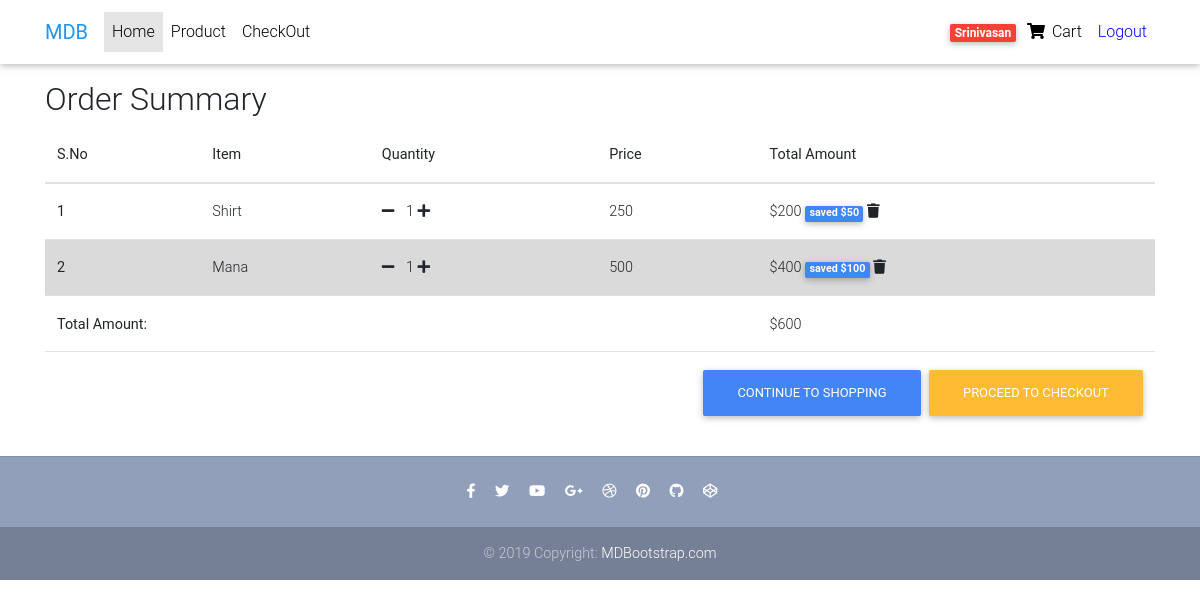
Page /order_summary/ (signed in) on the committed database.
### products/models.py (models this page shows, shortened)
class OrderItem(models.Model):
    user=models.ForeignKey(settings.AUTH_USER_MODEL,on_delete=models.CASCADE, null=True, blank=True)
    ordered=models.BooleanField(default=False)
    item = models.ForeignKey(Item,on_delete = models.CASCADE)
    quantity=models.IntegerField(default=1)
    def get_total_item_price(self):
        return self.quantity * self.item.price
    def get_total_discount_price(self):
        return self.quantity * self.item.discount_price
    def get_amount_saved(self):
        return self.get_total_item_price() - self.get_total_discount_price()
    def Amount(self):
        if self.item.discount_price:
            return self.get_total_discount_price()
        return self.get_total_item_price()

class Item(models.Model):
    title = models.CharField(max_length=100)
    price= models.IntegerField()
    discount_price= models.IntegerField(blank=True,null=True)
    category=models.CharField(choices=CATEGORY_CHOICES,max_length=2)
    label=models.CharField(choices=LABEL_CHOICES,max_length=1)
    slug=models.SlugField()
    description=models.TextField()

class Order(models.Model):
    user=models.ForeignKey(settings.AUTH_USER_MODEL,on_delete=models.CASCADE, null=True, blank=True)
    items=models.ManyToManyField(OrderItem)
    start_date = models.DateTimeField(auto_now_add=True)
    ordered_date=models.DateTimeField()
    ordered=models.BooleanField(default=False)
    billing_address = models.ForeignKey('BillingAddress',on_delete=models.SET_NULL,null=True, blank=True)
    payment = models.ForeignKey('Payment',on_delete=models.SET_NULL,null=True, blank=True)
    def total(self):
        T=0
        for i in self.items.all():
            T+=i.Amount()
        return T

### products/views.py (the view)
# urls.py: path('order_summary/',OrderSummary.as_view(), name="order_summary"),
class OrderSummary(LoginRequiredMixin,ListView):
    login_url = '/login/'
    def get(self,*args,**kwargs):
        try:
            order=Order.objects.get(user=self.request.user,ordered=False)
            context={
                "object":order
            }
            return render(self.request,"order_summary.html",context)
        except ObjectDoesNotExist:
            return redirect("/")

### templates/order_summary.html (shortened to what this page needs)
{% load static %}
{% load cart_count %}
<!DOCTYPE html>
<html lang="en">
<head>
  <link rel="stylesheet" href="https://use.fontawesome.com/releases/v5.11.2/css/all.css">
  <link href="{% static 'css/bootstrap.min.css' %}" rel="stylesheet">
  <link href="{% static 'css/mdb.min.css' %}" rel="stylesheet">
  <link href="{% static 'css/style.min.css' %}" rel="stylesheet">
</head>
<body>
  <nav class="navbar fixed-top navbar-expand-lg navbar-light white scrolling-navbar">
    <div class="container">
      <a class="navbar-brand waves-effect" href="" >
        <strong class="blue-text">MDB</strong>
      </a>
      <div class="collapse navbar-collapse" id="navbarSupportedContent">
        <ul class="navbar-nav mr-auto">
          <li class="nav-item active">
            <a class="nav-link waves-effect" href="#">Home
            </a>
          </li>
          <li class="nav-item">
            <a class="nav-link waves-effect" href="{{get_absolute_url}}" >Product</a>
          </li>
          <li class="nav-item">
            <a class="nav-link waves-effect" href="checkout"
              >CheckOut</a>
          </li>
        </ul>
        <ul class="navbar-nav nav-flex-icons">
          <li class="nav-item">
            <a href="{% url 'products:order_summary' %}" class="nav-link waves-effect">
              <span class="badge red z-depth-1 mr-1"> {{ request.user|cart_count }} </span>
              <i class="fas fa-shopping-cart"></i>
              <span class="clearfix d-none d-sm-inline-block"> Cart </span>
            </a>
          </li>
          <li class="nav-item">
            <a href="logout" style="color: blue;" class="nav-link waves-effect" >
              Logout
            </a>
          </li>
        </ul>
      </div>
    </div>
  </nav>
  <main style="margin-top: 80px;">
      <div class="container">
          <div container="table-responsive text-nowrap">
              <h2>Order Summary</h2>
              <table class="table">
                <thead>
                  <tr>
                    <th scope="col">S.No</th>
                    <th scope="col">Item</th>
                    <th scope="col">Quantity</th>
                    <th scope="col">Price</th>
                    <th scope="col">Total Amount</th>
                  </tr>
                </thead>
                <tbody>
                {% for i in object.items.all %}
                {% if forloop.counter0|modulo:2 %}
                  <tr class="table-active">
                    <th scope="row">{{forloop.counter}}</th>
                    <td>{{i.item.title}}</td>
                    <td>
                        <a href="{% url 'products:remove_one_item_from_cart' i.item.slug %}"><i class="fas fa-minus mr-2"></i></a>
                        {{i.quantity}}
                        <a href="{% url 'products:add_one_item_to_cart' i.item.slug %}"><i class="fas fa-plus mr-2"></i></a>
                    </td>
                    <td>{{i.item.price}}</td>
                    <td>{% if i.item.discount_price %}
                    ${{ i.get_total_discount_price }}
                    {% else %}
                    ${{ i.get_total_item_price }}
                    {% endif %}
                    <span class="badge badge-primary">saved ${{i.get_amount_saved}}</span>
                    <a href="{% url 'products:remove_from_cart' i.item.slug %}"><i class="fas fa-trash"></i></a>
                </td>
                  </tr>
                  {% else %}
                  <tr>
                    <th scope="row">{{forloop.counter}}</th>
                    <td>{{i.item.title}}</td>
                    <td>
                        <a href="{% url 'products:remove_one_item_from_cart' i.item.slug %}"><i class="fas fa-minus mr-2"></i></a>
                        {{i.quantity}}
                        <a href="{% url 'products:add_one_item_to_cart' i.item.slug %}"><i class="fas fa-plus mr-2"></i></a>
                    </td>
                    <td>{{i.item.price}}</td>
                    <td>
                    {% if i.item.discount_price %}
                    ${{ i.get_total_discount_price }}
                    {% else %}
                    ${{ i.get_total_item_price }}
                    {% endif %}
                    <span class="badge badge-primary">saved ${{i.get_amount_saved}}</span>
                    <a href="{% url 'products:remove_from_cart' i.item.slug %}"><i class="fas fa-trash"></i></a>
                </td>
                  </tr>
                {% endif %}
                {% endfor %}
                {% if object.total %}
                <tr>
                    <th colspan="4">Total Amount:</th>
                    <td>${{object.total}}</td>
                </tr>
                <tr>
                    <td colspan="5">
                        <a href="{% url 'products:checkout' %}"class="btn btn-warning float-right ml-2">Proceed to checkout</a>
                        <a href="{% url 'products:home' %}" class="btn btn-primary float-right ml-2">Continue to Shopping </a>
                    </td>
                </tr>
                {% endif %}
                </tbody>
              </table>
          </div>
      </div>
  </main>
  <footer class="page-footer text-center font-small mt-4 wow fadeIn">
    <hr class="my-4">
    <div class="pb-4">
      <a href="https://www.facebook.com/mdbootstrap" target="_blank">
        <i class="fab fa-facebook-f mr-3"></i>
      </a>
      <a href="https://twitter.com/MDBootstrap" target="_blank">
        <i class="fab fa-twitter mr-3"></i>
      </a>
      <a href="https://www.youtube.com/watch?v=7MUISDJ5ZZ4" target="_blank">
        <i class="fab fa-youtube mr-3"></i>
      </a>
      <a href="https://plus.google.com/u/0/b/107863090883699620484" target="_blank">
        <i class="fab fa-google-plus-g mr-3"></i>
      </a>
      <a href="https://dribbble.com/mdbootstrap" target="_blank">
        <i class="fab fa-dribbble mr-3"></i>
      </a>
      <a href="https://pinterest.com/mdbootstrap" target="_blank">
        <i class="fab fa-pinterest mr-3"></i>
      </a>
      <a href="https://github.com/mdbootstrap/bootstrap-material-design" target="_blank">
        <i class="fab fa-github mr-3"></i>
      </a>
      <a href="http://codepen.io/mdbootstrap/" target="_blank">
        <i class="fab fa-codepen mr-3"></i>
      </a>
    </div>
    <div class="footer-copyright py-3">
      © 2019 Copyright:
      <a href="https://mdbootstrap.com/education/bootstrap/" target="_blank"> MDBootstrap.com </a>
    </div>
  </footer>
</body>
</html>

### templates/order_summary.html (style rules this page uses)
html, body, header, .carousel { height: 60vh; }

### rows in the picture
OrderItem: item "Shirt", quantity "1", item.price "250", get_total_discount_price "200", get_amount_saved "50"
OrderItem: item "Mana", quantity "1", item.price "500", get_total_discount_price "400", get_amount_saved "100"
Order: total "600"

### other values in the picture
{{ request.user|cart_count }} "Srinivasan"
